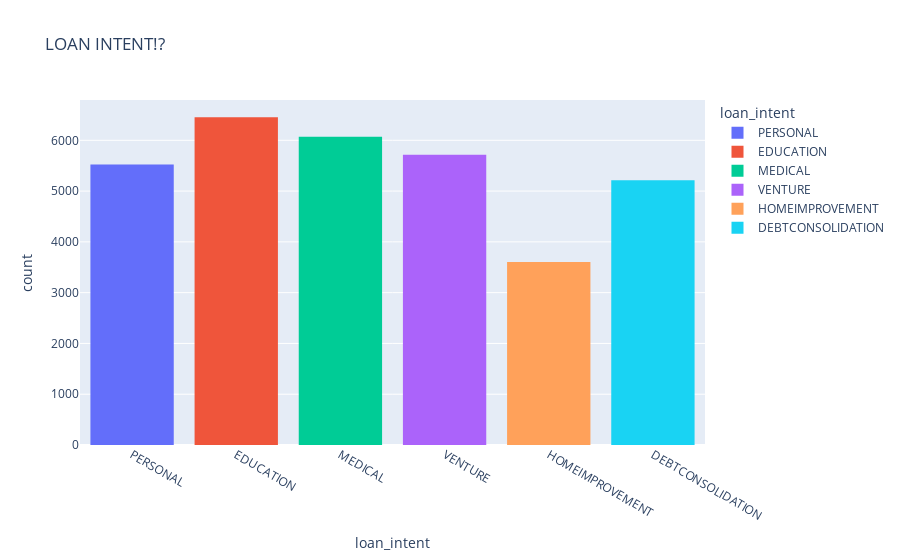

Notebook code cell kept with this figure:
### Markdown cell above
Education loan is the highest in number of intentions compared to other

### Code cell


### Figure 1 — Plotly figure (JSON) as saved in the notebook; plotly's stock layout.template omitted (floating-point values rounded to 4 significant figures; data arrays with more than 128 entries replaced by an {"elided": "..."} marker saying what was removed)
{"data": [{"alignmentgroup": "True", "bingroup": "x", "hovertemplate": "loan_intent=%{x}<br>count=%{y}<extra></extra>", "legendgroup": "PERSONAL", "marker": {"color": "#636efa", "pattern": {"shape": ""}}, "name": "PERSONAL", "offsetgroup": "PERSONAL", "orientation": "v", "showlegend": true, "type": "histogram", "x": {"elided": "5523 str values"}, "xaxis": "x", "yaxis": "y"}, {"alignmentgroup": "True", "bingroup": "x", "hovertemplate": "loan_intent=%{x}<br>count=%{y}<extra></extra>", "legendgroup": "EDUCATION", "marker": {"color": "#EF553B", "pattern": {"shape": ""}}, "name": "EDUCATION", "offsetgroup": "EDUCATION", "orientation": "v", "showlegend": true, "type": "histogram", "x": {"elided": "6454 str values"}, "xaxis": "x", "yaxis": "y"}, {"alignmentgroup": "True", "bingroup": "x", "hovertemplate": "loan_intent=%{x}<br>count=%{y}<extra></extra>", "legendgroup": "MEDICAL", "marker": {"color": "#00cc96", "pattern": {"shape": ""}}, "name": "MEDICAL", "offsetgroup": "MEDICAL", "orientation": "v", "showlegend": true, "type": "histogram", "x": {"elided": "6072 str values"}, "xaxis": "x", "yaxis": "y"}, {"alignmentgroup": "True", "bingroup": "x", "hovertemplate": "loan_intent=%{x}<br>count=%{y}<extra></extra>", "legendgroup": "VENTURE", "marker": {"color": "#ab63fa", "pattern": {"shape": ""}}, "name": "VENTURE", "offsetgroup": "VENTURE", "orientation": "v", "showlegend": true, "type": "histogram", "x": {"elided": "5718 str values"}, "xaxis": "x", "yaxis": "y"}, {"alignmentgroup": "True", "bingroup": "x", "hovertemplate": "loan_intent=%{x}<br>count=%{y}<extra></extra>", "legendgroup": "HOMEIMPROVEMENT", "marker": {"color": "#FFA15A", "pattern": {"shape": ""}}, "name": "HOMEIMPROVEMENT", "offsetgroup": "HOMEIMPROVEMENT", "orientation": "v", "showlegend": true, "type": "histogram", "x": {"elided": "3606 str values"}, "xaxis": "x", "yaxis": "y"}, {"alignmentgroup": "True", "bingroup": "x", "hovertemplate": "loan_intent=%{x}<br>count=%{y}<extra></extra>", "legendgroup": "DEBTCONSOLIDATION", "marker": {"color": "#19d3f3", "pattern": {"shape": ""}}, "name": "DEBTCONSOLIDATION", "offsetgroup": "DEBTCONSOLIDATION", "orientation": "v", "showlegend": true, "type": "histogram", "x": {"elided": "5213 str values"}, "xaxis": "x", "yaxis": "y"}], "layout": {"barmode": "relative", "legend": {"title": {"text": "loan_intent"}, "tracegroupgap": 0}, "title": {"text": "LOAN INTENT!?"}, "xaxis": {"anchor": "y", "categoryarray": ["PERSONAL", "EDUCATION", "MEDICAL", "VENTURE", "HOMEIMPROVEMENT", "DEBTCONSOLIDATION"], "categoryorder": "array", "domain": [0, 1], "title": {"text": "loan_intent"}}, "yaxis": {"anchor": "x", "domain": [0, 1], "title": {"text": "count"}}}}
